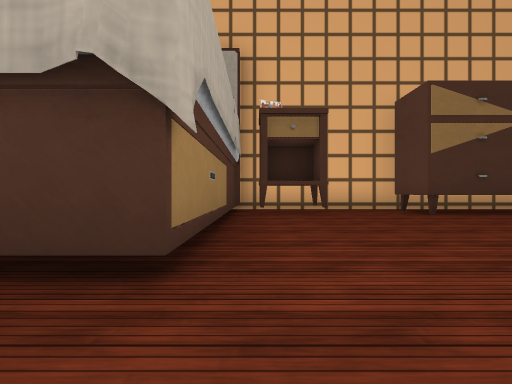
View 1 (above)

15 first-person views from a walk through a 3-D level made in the Unity game engine. The camera is 0.21 m above the floor, looks level and sees 70° across. Doors are open. The floor is counted in squares, 0.5 m on a side. Each view is taken from the middle of a square. On the plan, view 1 faces up. The plan holds only what a view shows up to about 9 squares ahead; the rest is blank. The place goes on beyond the plan. The player character is not drawn. Some animated figures are not drawn. Some surface patterns are stand-ins.

View 2
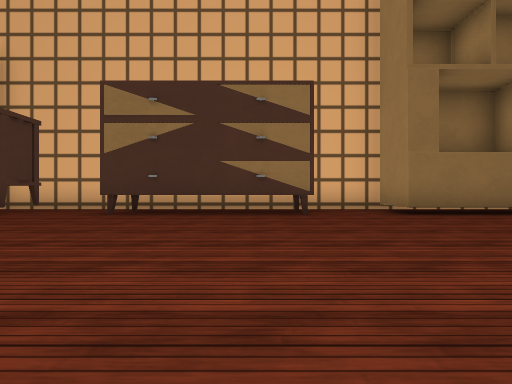

View 3
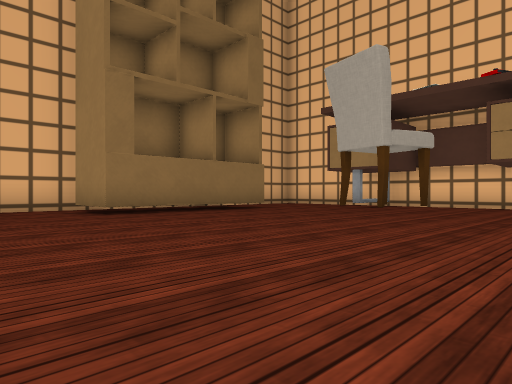

View 4
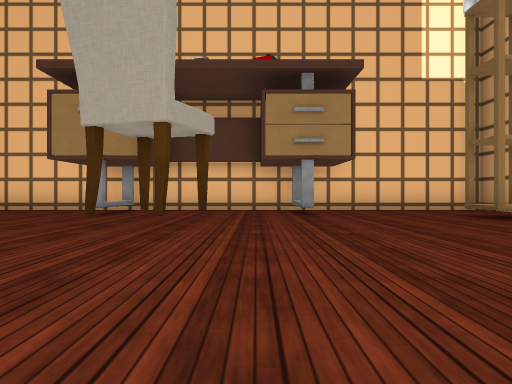

View 5
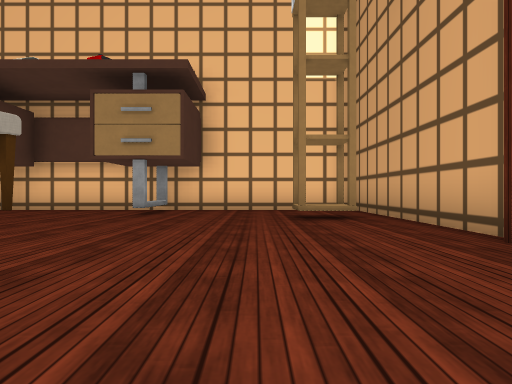

View 6
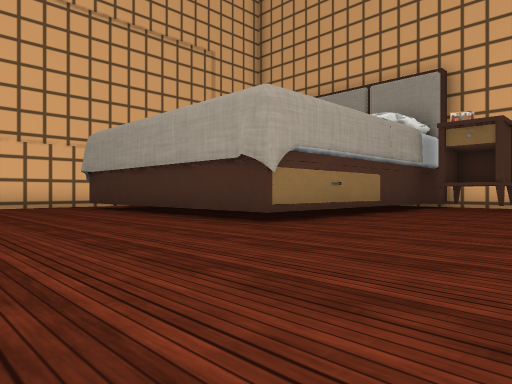

View 7
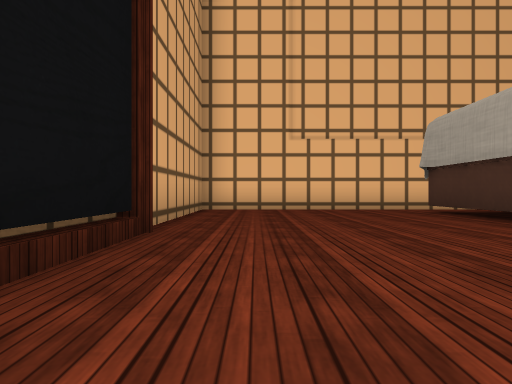

View 8
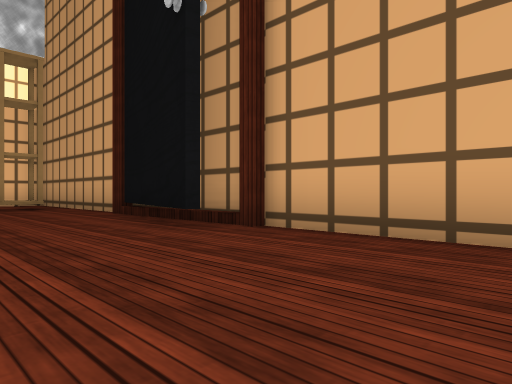

View 9
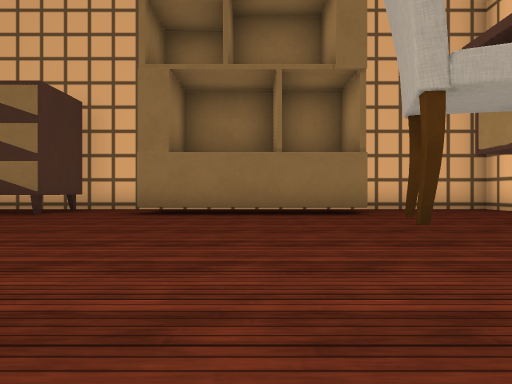

View 10
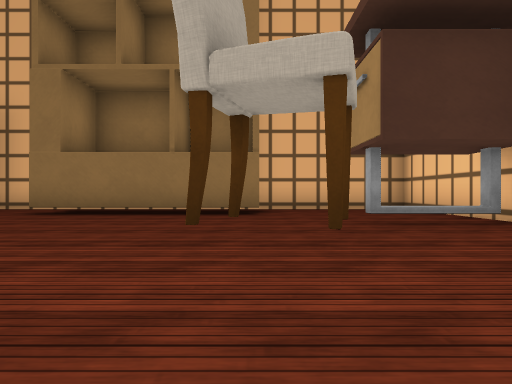

View 11
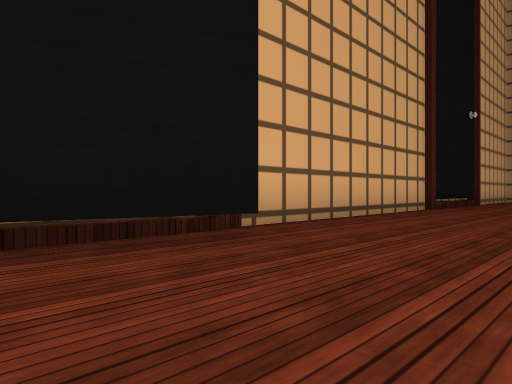

View 12
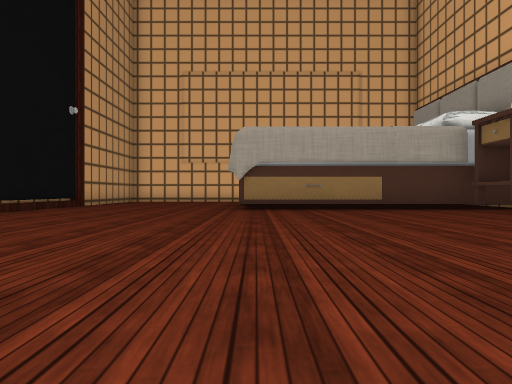

View 13
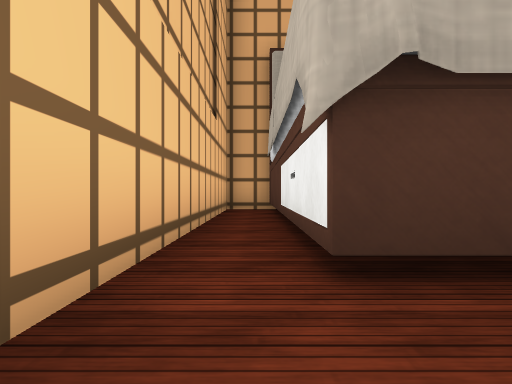

View 14
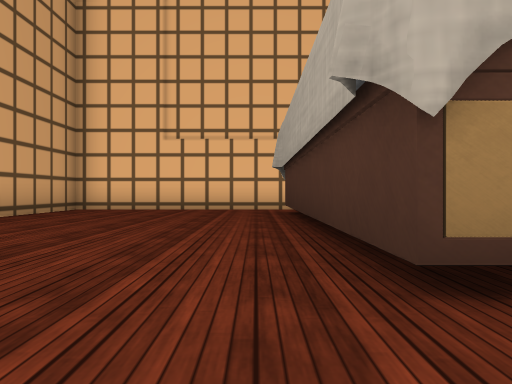

View 15
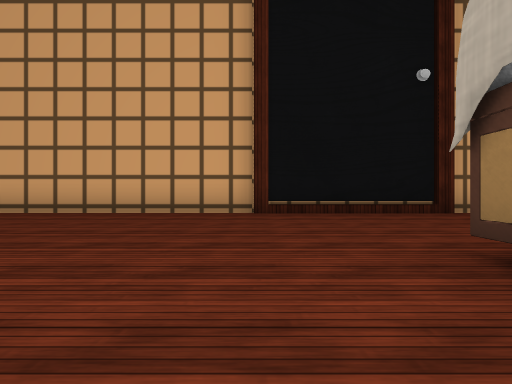

### Floor plan
Key: @ floor where view 1 was taken; # wall or solid block; . floor; = window, fence, low wall or low ledge; ^ raised ledge; B bed; R dresser; S shelf; C chair.
Columns run from 8 left of view 1 to 17 right of it. Each row starts with its distance up from view 1.
  9 ##      ##########   #####
  8 #BB    B#^.R   R.SSSSS...#
  7 #B     B#^.RRRRR.SSSSS...#
  6 #B     B.................#
  5 #B     B...............=##
  4 #B     B.............CC..#
  3 #B     B..............C..#
  2 #BBBBBBB.................#
  1 #......................=##
  0 #.......@................#
 -1 #........................#
 -2 #.....................^..#
 -3 #.....####.....#####.....#
 -4 #######  #######   #######

Where each view was taken, in squares from view 1:
view 1: 0 up, 0 right, facing up
view 2: 0 up, 6 right, facing up
view 3: 0 up, 6 right, facing up-right
view 4: 2 up, 8 right, facing right
view 5: 1 down, 8 right, facing right
view 6: 2 down, 3 right, facing up-left
view 7: 2 down, 1 right, facing left
view 8: 0 up, 4 right, facing down-right
view 9: 0 up, 11 right, facing up
view 10: 0 up, 13 right, facing up
view 11: 0 up, 10 right, facing down-left
view 12: 2 up, 8 right, facing left
view 13: 0 up, 7 left, facing up
view 14: 1 up, 1 right, facing left
view 15: 4 up, 1 right, facing down
